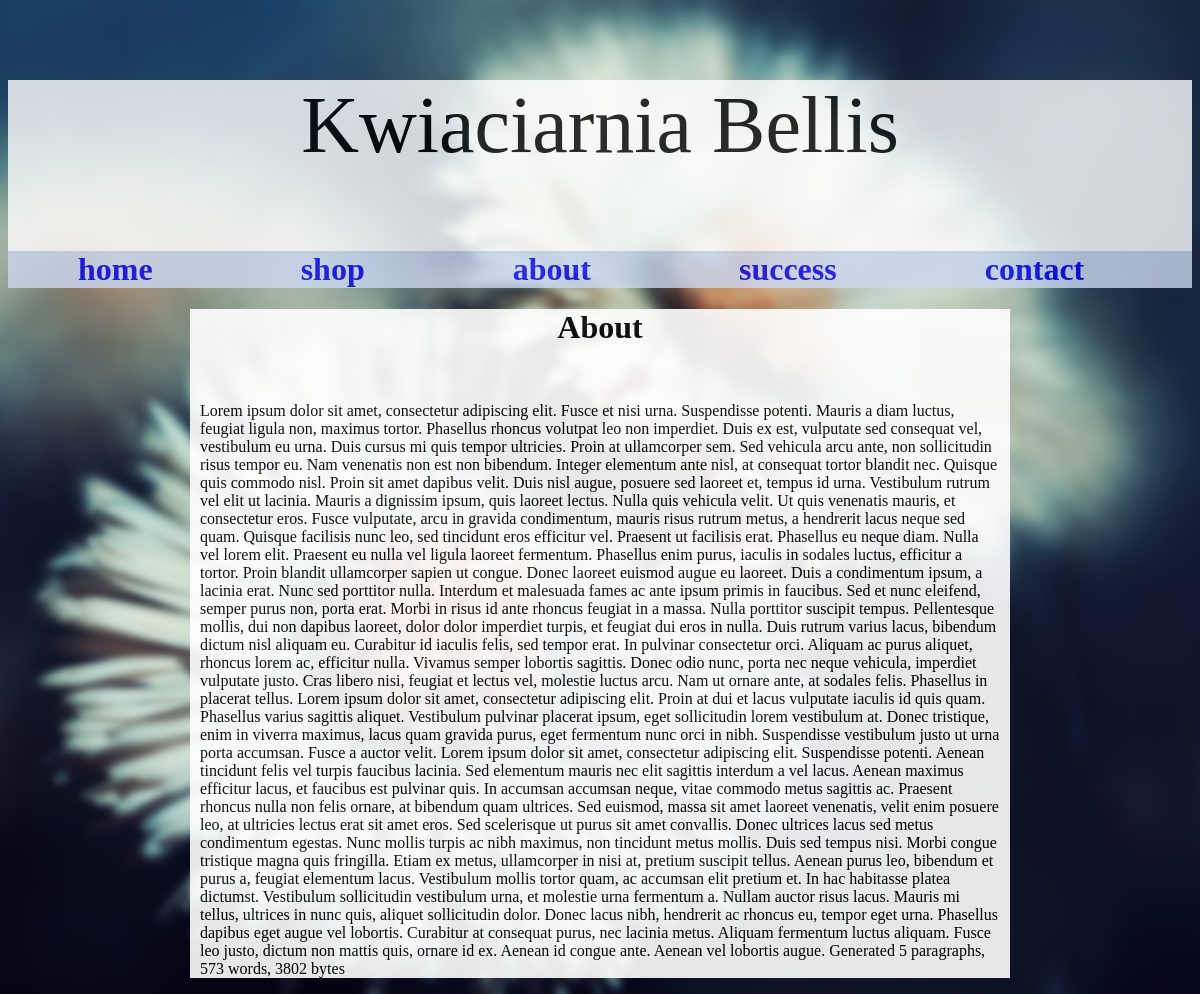
The page /about/ on the database its author committed.
### flower/models.py (models this page shows, shortened)
class About(models.Model):
    tittle = models.CharField(max_length=20)
    content = models.TextField()

### flower/views.py (the view)
# urls.py: path('about/', views.about, name='about'),
def about(request):
    queryset = About.objects.first()
    context = {
        'about':queryset,
    }
    return render(request, 'about.html', context)

### templates/about.html (shortened to what this page needs)
{% extends 'base.html' %}
{% block content %}
<div class="home">
    <h1 class="home-tittle">{{ about.tittle }}</h1><br>
    <p>{{ about.content }}</p>
</div>
{% endblock %}

### static/static/style.css (style rules this page uses)
body { background-image: url("/static/kwiaciarnia_tlo.png"); background-position: center; -webkit-background-size: cover; -moz-background-size: cover; -o-background-size: cover; background-size: cover; background-repeat: no-repeat; background-attachment: fixed; }
.home, .shop, .contact { font-family: 'Papyrus', fantasy; background-color:white; width: 800px; margin: auto; opacity: 90%; padding-left: 10px; padding-right: 10px; }
.home-tittle { text-align: center; }

### rows shown on the page
About: tittle "About", content "Lorem ipsum dolor sit amet, consectetur adipiscing elit. Fusce et nisi urna. Suspendisse potenti. Mauris a diam luctus, feugiat ligula non, maximus tortor. Phasellus rhoncus volutpat leo non imperdiet. Duis ex est, vulputate sed consequat vel, vestibulum eu urna. Duis cursus mi quis tempor ultricies. Proin at ullamcorper sem. Sed vehicula arcu ante, non sollicitudin risus tempor eu. Nam venenatis non est non bibendum. Integer elementum ante nisl, at consequat tortor blandit nec. Quisque quis commodo nisl. Proin sit amet dapibus velit. Duis nisl augue, posuere sed laoreet et, tempus id urna. Vestibulum rutrum vel elit ut lacinia. Mauris a dignissim ipsum, quis laoreet lectus. Nulla quis…"
